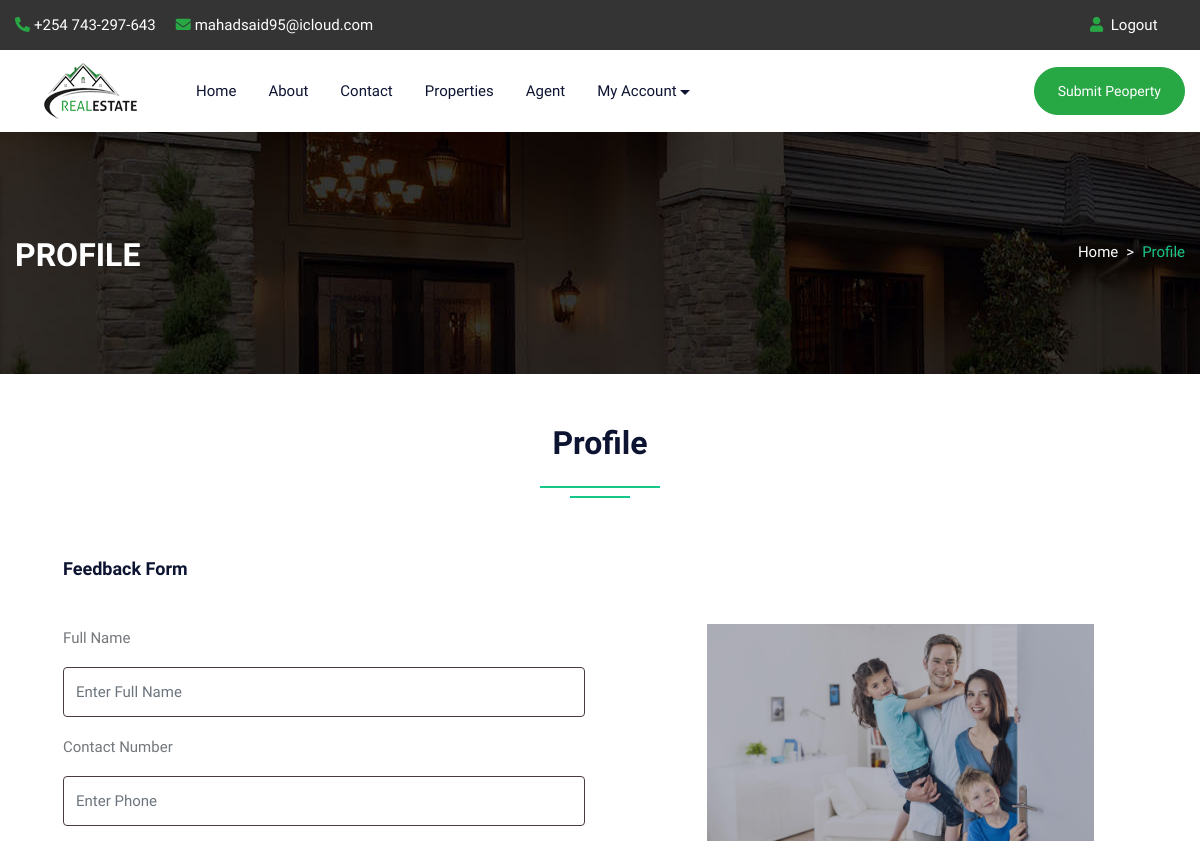
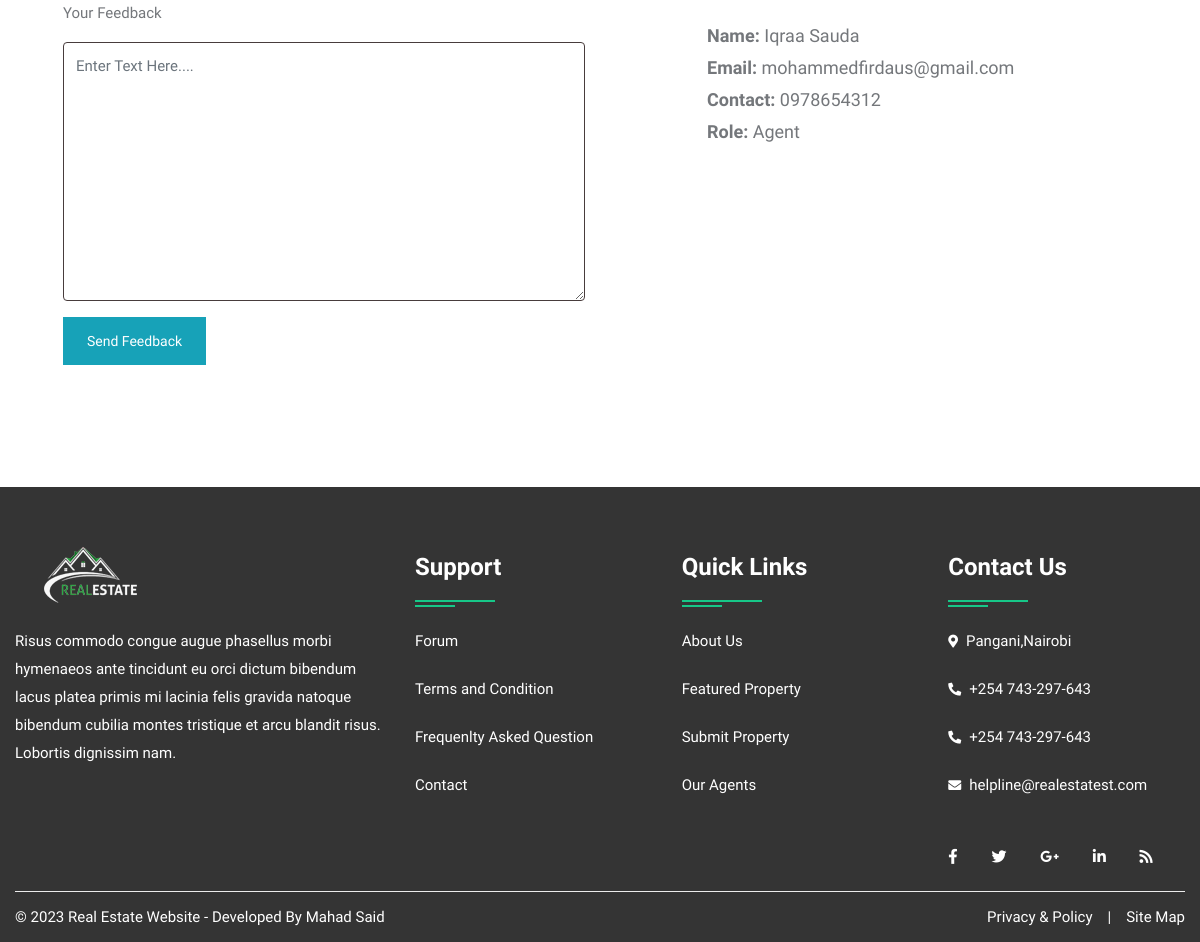
The page /profile.php (signed in) on the database its author committed (2 pictures, top to bottom).
### tables this page shows
CREATE TABLE `user` (
  `uid` int(50) NOT NULL,
  `uname` varchar(100) NOT NULL,
  `uemail` varchar(100) NOT NULL,
  `uphone` varchar(20) NOT NULL,
  `upass` varchar(50) NOT NULL,
  `utype` varchar(50) NOT NULL,
  `uimage` varchar(300) NOT NULL
);

### profile.php (the view, shortened to what this page needs)
<!DOCTYPE html>
<html lang="en">
<head>
<link rel="stylesheet" type="text/css" href="css/bootstrap.min.css">
<link rel="stylesheet" type="text/css" href="css/bootstrap-slider.css">
<link rel="stylesheet" type="text/css" href="css/jquery-ui.css">
<link rel="stylesheet" type="text/css" href="css/layerslider.css">
<link rel="stylesheet" type="text/css" href="css/color.css">
<link rel="stylesheet" type="text/css" href="css/owl.carousel.min.css">
<link rel="stylesheet" type="text/css" href="css/font-awesome.min.css">
<link rel="stylesheet" type="text/css" href="fonts/flaticon/flaticon.css">
<link rel="stylesheet" type="text/css" href="css/style.css">
<link rel="stylesheet" type="text/css" href="css/login.css">
</head>
<body>
<div id="page-wrapper">
    <div class="row">
		<?php include("include/header.php");?>
        <div class="banner-full-row page-banner" style="background-image:url('images/breadcromb.jpg');">
            <div class="container">
                <div class="row">
                    <div class="col-md-6">
                        <h2 class="page-name float-left text-white text-uppercase mt-1 mb-0"><b>Profile</b></h2>
                    </div>
                    <div class="col-md-6">
                        <nav aria-label="breadcrumb" class="float-left float-md-right">
                            <ol class="breadcrumb bg-transparent m-0 p-0">
                                <li class="breadcrumb-item text-white"><a href="#">Home</a></li>
                                <li class="breadcrumb-item active">Profile</li>
                            </ol>
                        </nav>
                    </div>
                </div>
            </div>
        </div>
        <div class="full-row">
            <div class="container">
                    <div class="row">
						<div class="col-lg-12">
							<h2 class="text-secondary double-down-line text-center">Profile</h2>
                        </div>
					</div>
                <div class="dashboard-personal-info p-5 bg-white">
                    <form action="#" method="post">
                        <h5 class="text-secondary border-bottom-on-white pb-3 mb-4">Feedback Form</h5>
                        <div class="row">
                            <div class="col-lg-6 col-md-12">
                                <div class="form-group">
                                    <label for="user-id">Full Name</label>
                                    <input type="text" name="name" class="form-control" placeholder="Enter Full Name">
                                </div>
                                <div class="form-group">
                                    <label for="phone">Contact Number</label>
                                    <input type="number" name="phone"  class="form-control" placeholder="Enter Phone" maxlength="10">
                                </div>
                                <div class="form-group">
                                    <label for="about-me">Your Feedback</label>
                                    <textarea class="form-control" name="content" rows="7" placeholder="Enter Text Here...."></textarea>
                                </div>
                                <input type="submit" class="btn btn-info mb-4" name="insert" value="Send Feedback">
                            </div>
							</form>
                            <div class="col-lg-1"></div>
                            <div class="col-lg-5 col-md-12">
								<?php
									$uid=$_SESSION['uid'];
									$query=mysqli_query($con,"SELECT * FROM `user` WHERE uid='$uid'");
									while($row=mysqli_fetch_array($query))
									{
								?>
                                <div class="user-info mt-md-50"> <img src="admin/user/<?php echo $row['6'];?>" alt="userimage">
                                    <div class="font-18">
                                        <div class="mb-1 text-capitalize"><b>Name:</b> <?php echo $row['1'];?></div>
                                        <div class="mb-1"><b>Email:</b> <?php echo $row['2'];?></div>
                                        <div class="mb-1"><b>Contact:</b> <?php echo $row['3'];?></div>
										<div class="mb-1 text-capitalize"><b>Role:</b> <?php echo $row['5'];?></div>
                                    </div>
									<?php } ?>
                                </div>
                            </div>
                        </div>
                </div>
            </div>
        </div>
		<?php include("include/footer.php");?>
    </div>
</body>
</html>

### css/color.css (style rules this page uses)
:root { --theme-ordinary-color: #74777b; }
:root { --theme-primary-color: #17c788; }
:root { --theme-secondary-color: #0d1432; }
:root { --theme-white-color: #fff; }
:root { --theme-light-color: #f8f8f8; }
:root { --theme-gray-color: #f5f5f5; }
:root { --theme-footer-color: #091b4b; }
:root { --theme-dark-color: #091b4b; }
:root { --text-light-color: #a3a7af; }
:root { --theme-primary-opacity-color: rgba(11, 191, 141, .8); }
:root { --theme-secondary-opacity-color: rgba(13,20,50,0.7); }
:root { --theme-white-opacity-color: rgba(255, 255, 255, 0.3); }
:root { --theme-dark-opacity-color: rgba(0, 0, 0, 0.5); }
:root { --theme-ordinary-font: 'Muli', sans-serif; }
:root { --theme-highlight-font: 'Comfortaa', cursive; }

### rows shown on the page
user: uimage (picture), uname "Iqraa Sauda", uemail "mohammedfirdaus@gmail.com", uphone "0978654312", utype "Agent"
